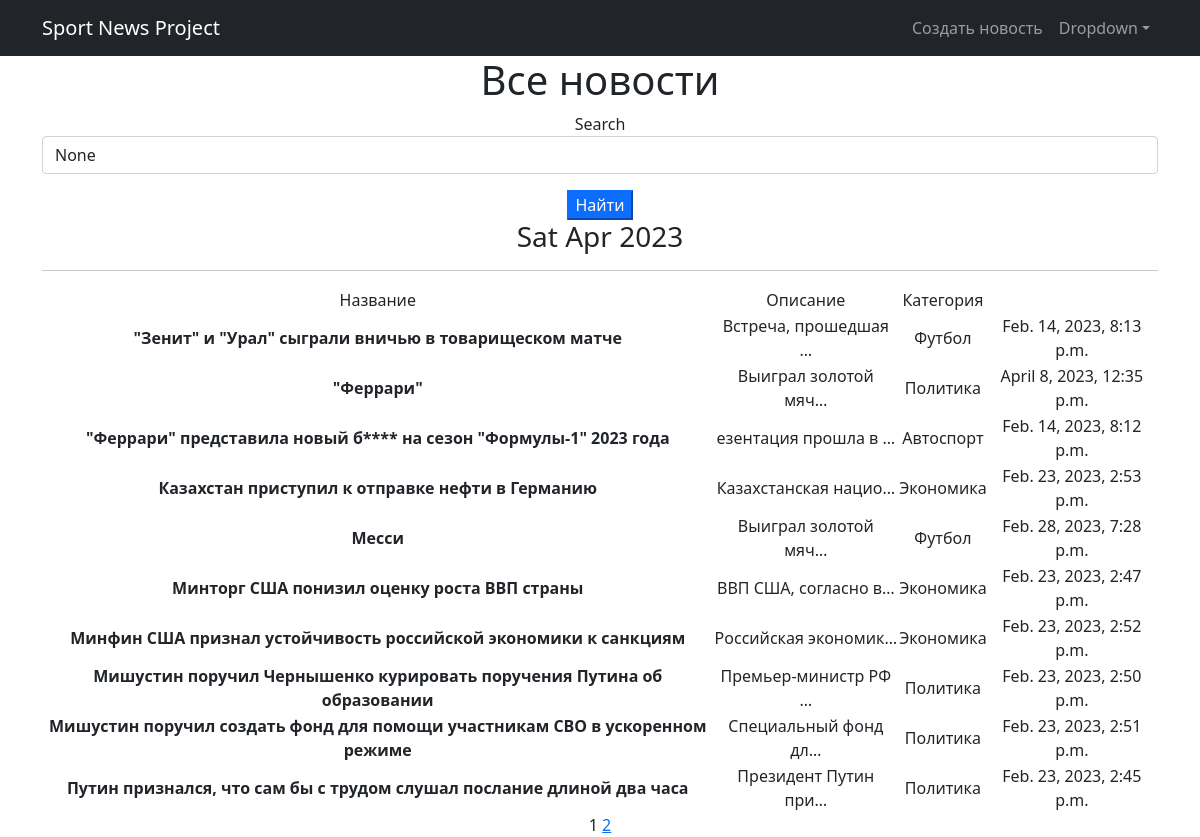
/posts/, run on the app's committed database.
### simpleapp/models.py (models this page shows, shortened)
class Posts(models.Model):
    name = models.CharField(
        max_length=200,
        unique=True,
    )
    description = models.TextField()
    date = models.DateTimeField(auto_now_add=True)
    category = models.ForeignKey(
        to='Category',
        on_delete=models.CASCADE,
        related_name='posts',
    )

class Category(models.Model):
    name = models.CharField(max_length=100, unique=True)

### simpleapp/views.py (the view)
# urls.py: path('', PostsList.as_view(), name='posts_list'),
class PostsList(ListView):
    model = Posts
    ordering = 'name'
    template_name = 'flatpages/posts.html'
    context_object_name = 'posts'
    paginate_by = 10
    def get_queryset(self):
        queryset = super().get_queryset()
        self.filterset = PostFilter(self.request.GET, queryset)
        return self.filterset.qs
    def get_context_data(self, **kwargs):
        context = super().get_context_data(**kwargs)
        context['time_now'] = datetime.utcnow()
        context['next_sale'] = None
        context['filterset'] = self.filterset
        return context

### simpleapp/templatetags/custom_filters.py (called while the page is built)
@register.filter()
def censor(text):
    stop_words = ['монегаск', 'болид']
    for word in text.split():
        if word.lower() in stop_words:
            text = text.replace(word, f"{word[0]}{'*' * (len(word) - 1)}")
    return text

### templates/flatpages/posts.html (shortened to what this page needs)
{% extends 'flatpages/default.html' %}
{% load custom_filters %}
{% load custom_tags %}
{% block content %}
   <h1>Все новости</h1>
      <form action="" method="get" >
    <label for="{{ filterset.form.name__icontains.id_for_label }}">Search</label>
    <input
        id="{{ filterset.form.name__icontains.id }}"
        name="{{ filterset.form.name__icontains.name }}"
        value="{{ filterset.form.name__icontains.value }}"
        class="form-control"
    >
    <input type="submit" class="mt-3 btn-primary" value="Найти" />
     </form>
   <h3>{{ time_now|date:'D M Y' }}</h3>
   <hr>
   {% if posts %}
       <table>
           <tr>
               <td>Название</td>
               <td>Описание</td>
               <td>Категория</td>
           </tr>
           {% for news in posts %}
           <tr>
               <td><strong>{{ news.name|censor }}</strong></td>
               <td>{{ news.description|truncatechars:20|censor }}</td>
               <td>{{ news.category.name }}</td>
               <td>{{ news.date }}</td>
               <td>
               </td>
           </tr>
           {% endfor %}
       </table>
   {% else %}
       <h2>Новостей нет!</h2>!
   {% endif %}
   {{ page_obj.number }}
   {% if page_obj.has_next %}
       <a href="?page={{ page_obj.next_page_number }}">{{ page_obj.next_page_number }}</a>
   {% endif %}
{% endblock content %}

### data on the page
Posts: name|censor "\"Зенит\" и \"Урал\" сыграли вничью в товарищеском матче", description|censor "Встреча, прошедшая …", category.name "Футбол", date "Feb. 14, 2023, 8:13 p.m."
Posts: name|censor "\"Феррари\"", description|censor "Выиграл золотой мяч…", category.name "Политика", date "April 8, 2023, 12:35 p.m."
Posts: name|censor "\"Феррари\" представила новый б**** на сезон \"Формулы-1\" 2023 года", description|censor "езентация прошла в …", category.name "Автоспорт", date "Feb. 14, 2023, 8:12 p.m."
Posts: name|censor "Казахстан приступил к отправке нефти в Германию", description|censor "Казахстанская нацио…", category.name "Экономика", date "Feb. 23, 2023, 2:53 p.m."
Posts: name|censor "Месси", description|censor "Выиграл золотой мяч…", category.name "Футбол", date "Feb. 28, 2023, 7:28 p.m."
Posts: name|censor "Минторг США понизил оценку роста ВВП страны", description|censor "ВВП США, согласно в…", category.name "Экономика", date "Feb. 23, 2023, 2:47 p.m."
Posts: name|censor "Минфин США признал устойчивость российской экономики к санкциям", description|censor "Российская экономик…", category.name "Экономика", date "Feb. 23, 2023, 2:52 p.m."
Posts: name|censor "Мишустин поручил Чернышенко курировать поручения Путина об образовании", description|censor "Премьер-министр РФ …", category.name "Политика", date "Feb. 23, 2023, 2:50 p.m."
Posts: name|censor "Мишустин поручил создать фонд для помощи участникам СВО в ускоренном режиме", description|censor "Специальный фонд дл…", category.name "Политика", date "Feb. 23, 2023, 2:51 p.m."
Posts: name|censor "Путин признался, что сам бы с трудом слушал послание длиной два часа", description|censor "Президент Путин при…", category.name "Политика", date "Feb. 23, 2023, 2:45 p.m."

### other printed values
{{ time_now|date:'D M Y' }} "Sat Apr 2023"
{{ page_obj.number }} "1"
{{ page_obj.next_page_number }} "2"
